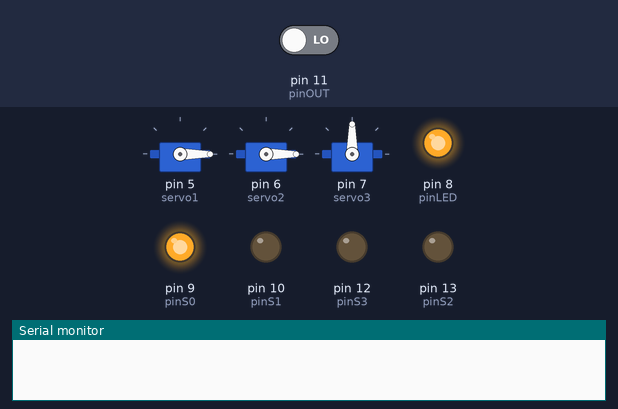
Bench run of a sketch on a simulated Arduino Uno, built with avr-gcc and run on an emulated ATmega328P. Parts: 3 × servo, output pins drawn as LEDs (lit = HIGH), the last lines printed to the serial monitor. Inputs (shaded band) come from the test bench; at power-on: pin 11 (pinOUT) LOW.

Above: at 2.05 s.
At 4.0 s:
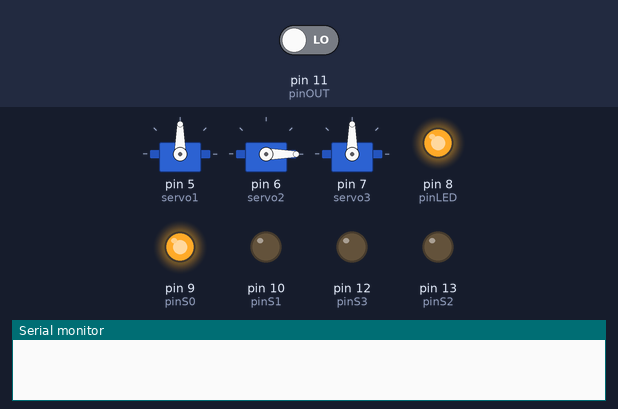
At 6.95 s:
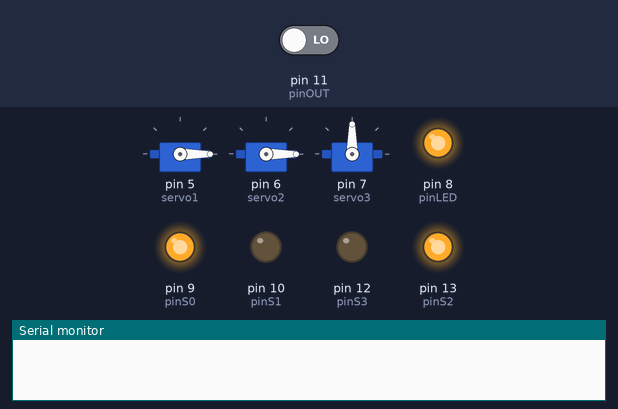
At 10.45 s:
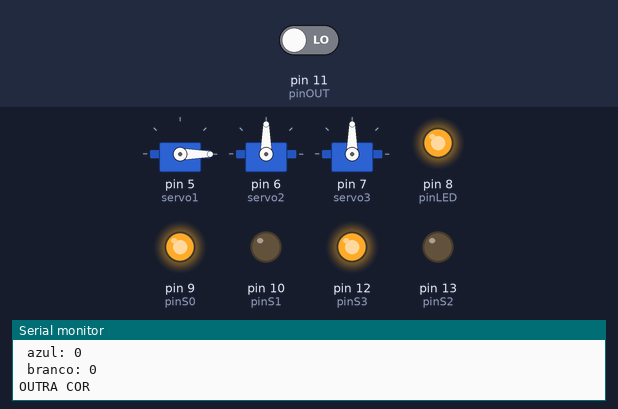
At 14.0 s:
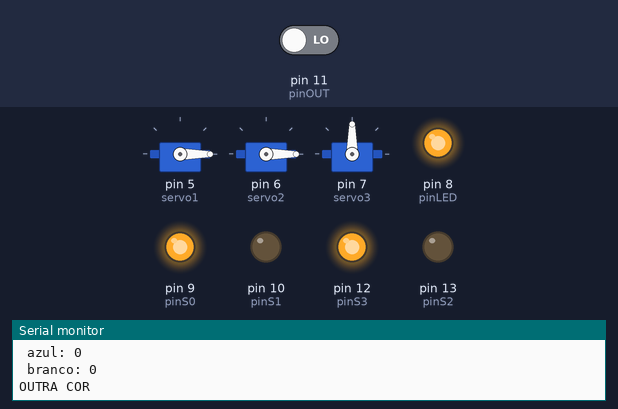
Timing chart, 0 to 17.6 s (numbered marks = the images above):
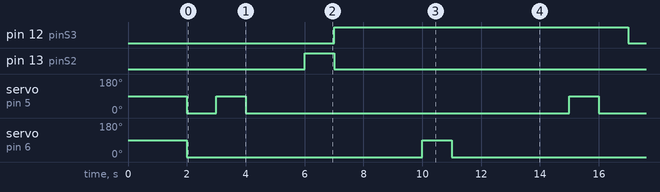

The sketch:

testeservo12fila.ino
```cpp
#include "Servo.h"

#define pinLED 8 //OE, GND no GND, VCC no positivo
#define pinS0 9 //S0
#define pinS1 10 //S1
#define pinOUT 11 //OUT
#define pinS3 12 //S3
#define pinS2 13 //S2

void detectaCor();
int pulseR = 0,
    pulseG = 0,
    pulseB = 0,
    pulseW = 0;

Servo servo1,
      servo2,
      servo3;

int abre = 90;
int fecha = 0;
int entrega = 0; //R=0,B=30,G=60,Y=90,W=120,O=150,BK+=180;

void setup() {
Serial.begin(9600);
servo1.attach(5);
servo2.attach(6);
servo3.attach(7);

pinMode(pinS0, OUTPUT);
pinMode(pinS1, OUTPUT);
pinMode(pinS2, OUTPUT);
pinMode(pinS3, OUTPUT);
pinMode(pinLED, OUTPUT);
pinMode(pinOUT, INPUT);

digitalWrite(pinS0, HIGH);
digitalWrite(pinS1, LOW);

delay(2000);

digitalWrite(pinLED, HIGH); //liga LED


}

void loop() {

servo1.write(fecha);
servo2.write(fecha);
delay(1000);

servo1.write(abre);
delay(1000);
servo1.write(fecha);
delay(1000);

detectaCor(); //puxa/inicia a funcao da leitura de cor
Serial.print("vermelho: ");
Serial.println(pulseR);

Serial.print(" verde : ");
Serial.println(pulseG);

Serial.print(" azul: ");
Serial.println(pulseB);

Serial.print(" branco: ");
Serial.print(pulseW);
Serial.println();

//inicia-se a leitura de cor e a movimentacao do escorregador
if((pulseR<pulseB)&&(pulseR<pulseG)&&(pulseW<100)){
  Serial.println("VERMELHO");
  servo3.write(0);
}

else if((pulseG<pulseR)&&(pulseG<pulseB)&&(pulseW<100)){
  Serial.println("VERDE");
  servo3.write(30);
}

else if ((pulseB<pulseR)&&(pulseB<pulseG)&&(pulseW<100)){
  Serial.println("AZUL");
  servo3.write(60);
}

else{
  Serial.println("OUTRA COR");
  servo3.write(90);
}
delay(1000);

servo2.write(abre);
delay(1000);

servo2.write(fecha);
delay(3000);

}

void detectaCor(){
  //detectando vermelho
  digitalWrite(pinS2,LOW);
  digitalWrite(pinS3,LOW);
  pulseR = pulseIn(pinOUT, digitalRead(pinOUT) == HIGH ? LOW : HIGH);

  //sem filtro
  digitalWrite(pinS2,HIGH);
  pulseW = pulseIn(pinOUT, digitalRead(pinOUT) == HIGH ? LOW : HIGH);

  //detectando azul
  digitalWrite(pinS2, LOW);
  digitalWrite(pinS3, HIGH);
  pulseB = pulseIn(pinOUT, digitalRead(pinOUT) == HIGH ? LOW : HIGH);

  //detectando verde
  pulseG = pulseIn(pinOUT, digitalRead(pinOUT) == HIGH ? LOW : HIGH);

}
```

Measured:
- by itself, pin 12 (pinS3): alternates HIGH for 10.0 s and LOW for 2.0 s
- by itself, pin 13 (pinS2): alternates HIGH for 1.0 s and LOW for 11.0 s
- by itself, servo on pin 5 (servo1), servo on pin 6 (servo2): repeats every 12.0 s: 90° 1.0 s, 0° 11.0 s
